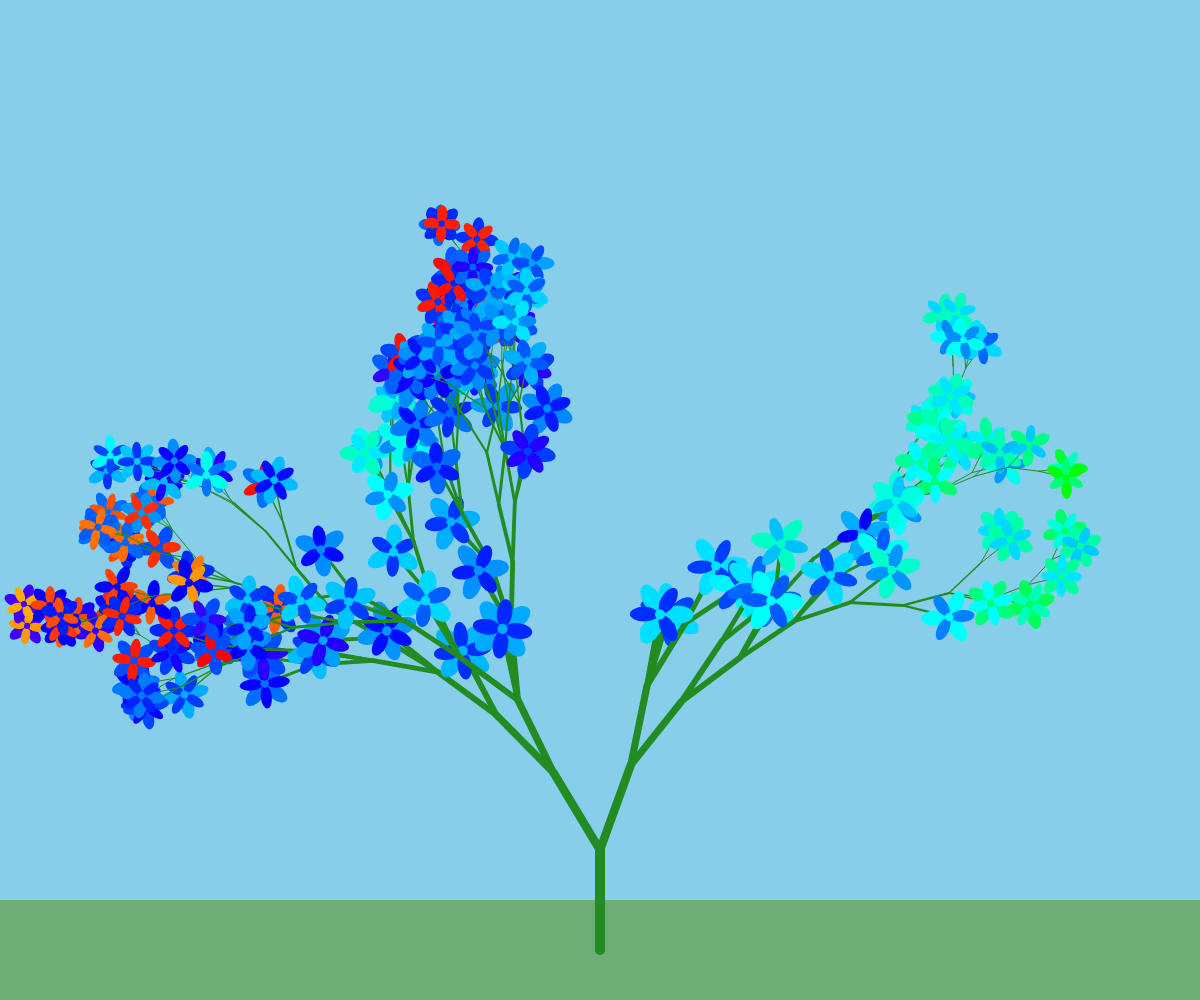
Frame 1 (no input)
Frame 60 (no input): identical to frame 1, image omitted
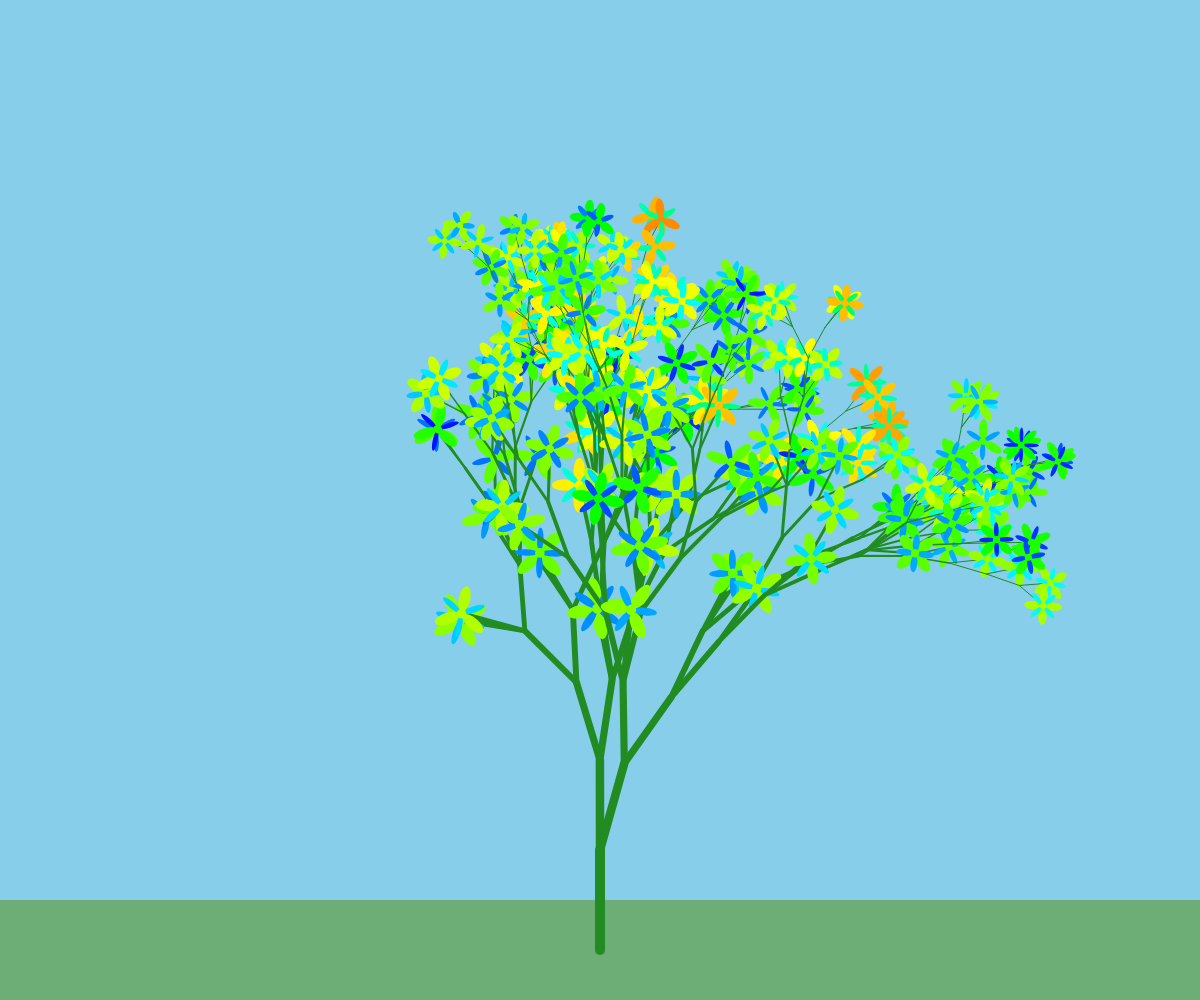
Frame 120 (the mouse pressed at the canvas centre since frame 60)

The p5.js sketch that drew these frames (run headless with seeded random() and noise() and a simulated clock; from frame 60 on, the mouse is pressed at the canvas centre):

// p5.js sketch
// ── sketch.js
function setup() {
    createCanvas(window.innerWidth, window.innerHeight)
    generate()
}

function draw() {
    
}

function mousePressed() {
    generate();
}

function generate() {
    let gene = []
    for(let i = 0; i < 7; i++){
        gene.push(random(1))
    }
    colorMode(RGB)
    background(108,174,117)
    fill(135, 206, 235)
    noStroke()
    rect(0, 0, width, height - 100)
    stem(width/2, height-50, -PI/2.0, height/10, 30, 0.1, gene)
}

function stem(x, y, a, l, d, c, gene) {
  colorMode(RGB)
  stroke(34, 139, 34)
  strokeWeight(max(map(l, 100, 40, 10, 1), 1))
  let x2 = x + l*cos(a)
  let y2 = y + l*sin(a)
  line(x, y, x2, y2);
  if (d>0 && (random(1)>c || l > height/10-20)) {
    stem(x2, y2, a+map(randomGaussian(),-1,1,-0.4,0), l*.9, d-1, c * 1.2, mutate(gene));
    stem(x2, y2, a+map(randomGaussian(),-1,1,0,.4), l*.9, d-1, c * 1.2, mutate(gene));
    if (random(1)>0.7) {
      stem(x2, y2, a+random(-PI/6, PI/6), l*.9, 0, c * 1.4, mutate(gene));
    }
  } else {
    push()
    translate(x2, y2);
    rotate(random(TAU));
    scale(map(l, 100, 40, .25, .15));
    flower(gene);
    pop()
  }
}

function mutate(gene) {
  var result = []
  for (let i = 0; i < gene.length; i++) {
    var g = gene[i];
    g += random(-.05, .05);
    if (g>1) {
      g=1;
    } else if (g<0) {
      g=0;
    }
    result.push(g);
  }
  return result;
}
// ── flower.js
function flower(gene){
  colorMode(HSB);
  stroke(0);
  strokeWeight(4);
  noStroke();
  let c = color(map(gene[0], 0, 1, 0, 255), 200, 200);
  let c2 = color((hue(c) + map(gene[6], 0, 1, 0, 127.5))%255, 200, 200);
  let petals = floor(map(gene[1], 0, 1, 3, 7))*2;
  let petalLength = map(gene[2], 0, 1, 100, 170);
  let petalLength2 = petalLength - map(gene[3], 0, 1, 10, 30);
  let petalWidth = map(gene[4], 0, 1, 40, 100);
  let petalWidth2 = petalWidth - map(gene[5], 0, 1, 10, 30);
  for (let i = 0; i < petals; i++) {
    var l, w;
    if (i<petals/2) {
      fill(c);
      l = petalLength;
      w = petalWidth;
    } else {
      fill(c2);
      l = petalLength2;
      w = petalWidth2;
    }
    if (i==petals/2) {
      rotate(TAU/petals);
    }
    rotate(TAU/petals*2);
    ellipseMode(CORNER);
    ellipse(10, -w/2.0, l, w);
  }
  fill(c);
  ellipseMode(CENTER);
  ellipse(0, 0, 50, 50);
}
